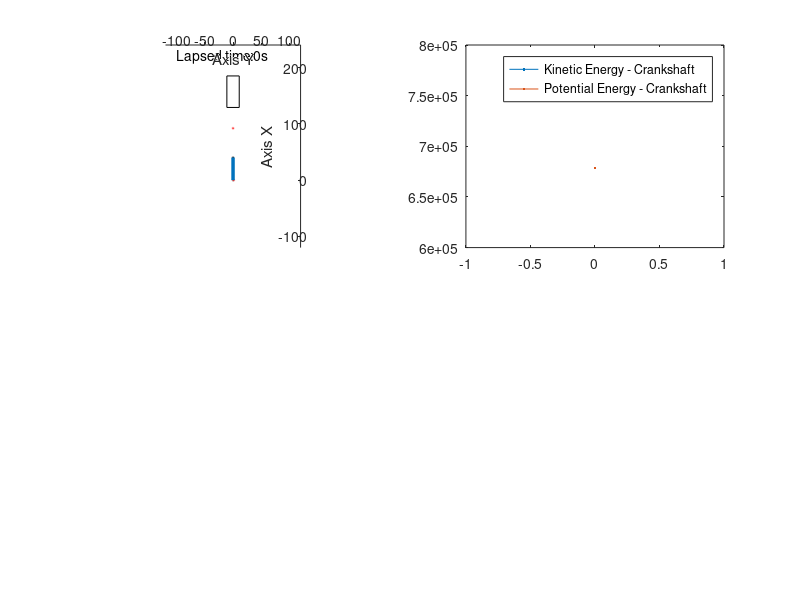

Write the MATLAB code that produced this figure. (Note: this script raises an error after producing the figure.)
%% Topicos de Dinamica das Maquinas
%% Atividade

clc
close all
clear all

%%Declaracao dos parametros importantes
L = 117.2; %%mm
R = 40.1; %%mm
C = 0; %%mm

%%Massas e momentos de inercia
Mp = 0.2497; %%massa do pistao para aluminio (kg)
Mb = 0.12320; %%massa da biela (kg)
Mm = 1.725; %%massa da manivela (kg)
Ib = 526.079; %%momento de inercia da biela (kg.mm2)
Im = 7130.489; %%momento de inercia da manivela (kg.mm2) 

g = 9.81*(1000); %%mm/s2

% t = 0:0.0244:1; %%incremento do tempo (s)

t = 0:0.0244:(sqrt(0.4*pi)); %%incremente do tempo para MUV

n = input('Uniform motion? y/n:','s')

switch n
    case 'y'
        
q_dotdot = 0; %%aceleracao angular da generalizada (rad/s^2)
q_dotdot_plot = (t.*q_dotdot)./t; %%transformar aceleracao angular da generalizada como vetor de mesmo numero de elementos de t para plotagem mais adiante
q_dot = 5000*((2*pi)/60); %%velocidade angular da generalizada (rad/s)
q_dot_plot = (t.*q_dot)./t; %%transformar velocidade angular da generalizada como vetor de mesmo numero de elementos de t para plotagem mais adiante
q_zero = 0; %%angulo inicial da generalizada (rad)
q = q_zero + t.*q_dot; %%angulo da generalizada (rad) %%movimento uniforme: s = s0+vt
 
    otherwise

q_dotdot = 10; %%aceleracao angular da generalizada (rad/s^2)
q_dotdot_plot = (t.*q_dotdot)./t; %%transformar aceleracao angular da generalizada como vetor de mesmo numero de elementos de t para plotagem mais adiante
q_dot_zero = 0; %%velocidade angular inicial da generalizada (rad/s)
q_dot = q_dot_zero + t.*q_dotdot; %%velocidade angular da generalizada (rad/s) %%movimento uniformemente variado v = v0 + at
q_dot_plot = q_dot; %%para plotagem da velocidade angular da generalizada
q_zero = 0; %%angulo inicial da generalizada (rad)
q = q_zero + t.*q_dot_zero + (q_dotdot*(t.^2)./2); %%angulo da generalizada (rad) %%movimento uniformemente variado: s = s0+v0t+(a(t^2)/2)
     
end

%%Analise Cinematica

A = asin((R*sin(q) - C)/L); %%angulo A (rad)
X = R*cos(q) + L*cos(A); %%posicao x (definir medida)

Ka = R*cos(q)./(L*cos(A)); %%coeficiente de velocidade de A
Kx = (-R*L*sin(q).*cos(A) - R*L*cos(q).*sin(A))./(L*cos(A)); %%coeficiente de velocidade de X

A_dot = Ka.*q_dot; %%velocidade de A
X_dot = Kx.*q_dot; %%velocidade de X

La = ((-R*L*sin(q).*cos(A)) + (R*L*cos(q).*sin(A).*Ka))./((L*cos(A)).^2); %%coeficiente de aceleracao de A
Lx = -R*cos(q) - L*La.*sin(A) - L*(Ka.^2).*cos(A); %%coeficiente de aceleracao de X

A_dotdot = Ka.*q_dotdot + La.*(q_dot.^2); %%aceleracao de A
X_dotdot = Kx.*q_dotdot + Lx.*(q_dot.^2); %%aceleracao de X

%%Posicao: Pontos de Interesse

%%Ponto de Interesse - Manivela: Coordenadas
Upm = R; %%projecao do ponto de interesse em U
Vpm = 0; %%projecao do ponto de interesse em V

Upm_CM = 0; %%projecao do ponto de interesse em U (mm)
Vpm_CM = -1.016093; %%projecao do ponto de interesse em V (mm)

Xm = Upm*cos(q)-Vpm*sin(q); %%coordenada do ponto de interesse em X
Ym = Upm*sin(q)-Vpm*cos(q); %%coordenada do ponto de interesse em Y

Xm_CM = Upm_CM*cos(q)-Vpm_CM*sin(q); %%coordenada do ponto de interesse em X
Ym_CM = Upm_CM*sin(q)-Vpm_CM*cos(q); %%coordenada do ponto de interesse em Y

%%Ponto de Interesse - Biela: Coordenadas
Upb = 52.17; %%projecao do ponto de interesse em U (mm)
Vpb = 0.000000133; %%projecao do ponto de interesse em V (mm)

Xb = R*cos(q)+Upb*cos(A)+Vpb*sin(A);
Yb = R*sin(q)-Upb*sin(A)+Vpb*sin(A);

%%Ponto de Interesse - Pistao: Coordenadas
Vp = 0;
Up = 0;

Yp = C+Vp;
Xp = X+Up;

Vp_CM = 0.000332264; %%ponto de interesse em V (mm)
Up_CM = 13.1125; %%ponto de interesse em U (mm)

Yp_CM = C+Vp_CM;
Xp_CM = X+Up_CM;

Yp_plot = (t.*Yp)./t; %%vetorizando a variavel constante Yp

%%Velocidade: Pontos de Interesse

%%Manivela
Kxm = (-Upm*sin(q)-Vpm*cos(q)); %%coeficiente de velocidade de Xm
Xm_dot = Kxm.*(q_dot); %%velocidade de Xm

Kym = Upm*cos(q)-Vpm*sin(q);%%coeficiente de velocidade de Ym
Ym_dot = Kym.*(q_dot);%%velocidade de Ym

%%Biela
Kxb = (-R*sin(q)+(-Upb*sin(A)+Vpb*cos(A)).*Ka);%%coeficiente de velocidade de Xb
Xb_dot = Kxb.*(q_dot);%%velocidade de Xb

Kyb = (R*cos(q)+(-Upb*cos(A)-Vpb*sin(A)).*Ka);%%coeficiente de velocidade de Yb
Yb_dot = Kyb.*(q_dot);%%velocidade de Yb

%%Pistao
Yp_dot = 0; %%velocidade de Yp
Xp_dot = X_dot; %%velocidade de Xp


%%Aceleracao: Pontos de Interesse

%%Manivela
Lxm = -Upm*cos(q)+Vpm*sin(q); %%coeficiente de aceleracao de Xm
Xm_dotdot = Kxm.*(q_dotdot)+Lxm.*((q_dot).^2); %%aceleracao de Xm

Lym = -Upm*sin(q)-Vpm*cos(q);%%coeficiente de aceleracao de Ym
Ym_dotdot = Kym.*(q_dotdot)+Lym.*((q_dot).^2); %%aceleracao de Ym

%%Biela
Lxb = -R*cos(q) + (-Upb*sin(A)+Vpb*cos(A)).*La + (Ka.^2).*(-Upb*cos(A) - Vpb*sin(A));%%coeficiente de aceleracao de Xb
Xb_dotdot = Kxb.*(q_dotdot)+Lxb.*((q_dot).^2); %%aceleracao de Xb

Lyb = -R*sin(q) + (-Upb*cos(A)-Vpb*sin(A)).*La + (Ka.^2).*(Upb*sin(A)-Vpb*cos(A));%%coeficiente de aceleracao de Xb
Yb_dotdot = Kyb.*(q_dotdot)+Lyb.*((q_dot).^2); %%aceleracao de Yb

%%Pistao
Yp_dotdot = 0; %%aceleracao de Yb
Xp_dotdot = X_dotdot; %%aceleracao de Xp


%%Teorema dos eixos paralelos - Manivela

I_zero = Im + (Mm*(Upm^2 + Vpm^2)); %%momento de inercia da manivela

%%Equacao de Eksergian

Jq = I_zero + Mb*((Kxb.^2) + (Kyb.^2)) + Ib*(Ka.^2) + Mp*(Kx.^2); %%inercia generalizada 

Cq = (0.5)*( (Mb*(2*Kxb.*Lxb + 2*Kyb.*Lyb)) + 2*Ib*Ka.*La + 2*Mp*Kx.*Lx ); %%coeficiente centripeto

V = Mm*g*Xm + Mb*g*Xb + Mp*g*X; %%energia potencial

dVdq = Mm*g*Kxm + Mb*g*Kxb + Mp*g*Kx; %%derivada da energia potencial em relacao a q

%%Caso para massa do pistao diferente
Mp1 = 0.660; %%segundo caso para a massa do pistao (ferro fundido)

Cq1 = (0.5)*( (Mb*(2*Kxb.*Lxb + 2*Kyb.*Lyb)) + 2*Ib*Ka.*La + 2*Mp1*Kx.*Lx ); %%coeficiente centripeto
Jq1 = I_zero + Mb*((Kxb.^2) + (Kyb.^2)) + Ib*(Ka.^2) + Mp1*(Kx.^2); %%inercia generalizada 

V1 = Mm*g*Xm + Mb*g*Xb + Mp1*g*X; %%energia potencial

dVdq1 = Mm*g*Kxm + Mb*g*Kxb + Mp1*g*Kx; %%derivada da energia potencial em relacao a q


%%Energia Cinetica dos componentes

Tm = 0.5*(I_zero)*(q_dot.^2); %energia cinetica da manivela

Tm_plot = (t.*Tm)./t; %%vetorizacao de Tm

Tm_plot11 = 0.7*Tm_plot; %%vetorizacao de Tm

Tb = 0.5*(Mb*((Kxb.^2) + (Kyb.^2)) + Ib*(Ka.^2)).*(q_dot.^2); %energia cinetica da biela
Tp = 0.5*(Mp*(Kx.^2)).*(q_dot.^2); %energia cinetica do pistao

Tp1 = 0.5*(Mp1*(Kx.^2)).*(q_dot.^2); %energia cinetica do pistao (caso 2)

%%Energia potencial dos componentes

Vm = Mm*g*Xm; %%energia potencial da manivela
Vb = Mb*g*Xb; %%energia potencial da biela
Vp = Mp*g*X; %%energia potencial do pistao

Vp1 = Mp1*g*X; %%energia potencial do pistao (caso 2)



%%Animacao

%%Vetores posicao

Ypistao = (t.*Yp)./t; %%transformando em vetor Yp

Ypistao_CM = (t.*Yp_CM)./t; %%transformando em vertor Yp_CM

P1 = [0;0]; %%ponto na junta fixa
P2 = [Xm_CM;Ym_CM];%ponto do centro de massa da manivela
P3 = [Xm;Ym];%%ponto na junta de revolucao de ligacao biela-manivela
P4 = [Xb;Yb]; %%ponto do centro de massa da biela
P5 = [Xp;Ypistao];%%ponto da junta de revolucao pistao-biela
P6 = [Xp_CM;Ypistao_CM];%%ponto do centro de massa do pistao

y_pontos_pistao = [11 11 -11 -11];

radii = 0.40;

y = figure;

for i=1:length(t)
    
    ani = subplot(2,2,1);
    P1_ponto = viscircles([P1(1) P1(2)],radii,'Color','k');
    P2_ponto = viscircles([P2(1,i) P2(2,i)],radii,'Color','r');
    P3_ponto = viscircles([P3(1,i) P3(2,i)],radii,'Color','k');
%     P4_ponto = viscircles([P4(1,i) P4(2,i)],radii,'Color','r');
    P5_ponto = viscircles([P5(1,i) P5(2,i)],radii,'Color','k');
    P6_ponto = viscircles([P6(1,i) P6(2,i)],radii);
    
    manivela_barra = line([P1(1) P3(1,i)],[P1(2) P3(2,i)],'LineWidth',2.5);
    biela_barra = line([P3(1,i) P5(1,i)],[P3(2,i) P5(2,i)],'LineWidth',2.5);
    
    P4_ponto = viscircles([P4(1,i) P4(2,i)],radii,'Color','r');
    
    x_pontos_pistao = Xp(i)+[(-28/117)*L (28/117)*L (28/117)*L (-28/117)*L];

    axis(ani,'equal');
    set(gca,'XLim',[-(120/117)*L (240/117)*L],'YLim',[-(120/117)*L (120/117)*L]);
    str = ['Lapsed time:' num2str(t(i)) 's'];
    tempo = text((220/117)*L,-(100/117)*L,str);
    
    
    hold on
    
    pistao = fill(x_pontos_pistao,y_pontos_pistao,[.7 .7 .7],'FaceAlpha',0.01);
    
    hold off
    
    view([90 -90])
    ylabel('Axis Y');
    xlabel('Axis X')
    
    pause(0.005);
    
    if i<length(t)
        
        pos = subplot(2,2,2)

        plot(q(1:i),Tm_plot11(1:i))
        hold on
        plot(q(1:i),Vm(1:i))
        hold off
        a = legend('Kinetic Energy - Crankshaft','Potential Energy - Crankshaft','Location','Best');
        a.FontSize = 7;
        ylabel('Energy (kg.mm^2/s^2)')
        xlabel('Angle q (rad)')
        ylim([-1*(10^8) 15*(10^8)])
        xlim([0 500])
%         ylim([-2*(10^5) 16*(10^5)])
%         xlim([0 2*pi])
        grid on

        
        pos1 = subplot(2,2,3)
        
        plot(q(1:i),Tb(1:i))
        hold on
        plot(q(1:i),Vb(1:i))
        hold off
        b = legend('Kinetic Energy - Rod','Potential Energy - Rod','Location','Best')
        b.FontSize = 7;
        ylabel('Energy (kg.mm^2/s^2)')
        xlabel('Angle q (rad)')
%         ylim([0 3*(10^7)])
%         xlim([0 500])
%         ylim([0 15*(10^4)])
%         xlim([0 2*pi])
        grid on
        
        
        pos2 = subplot(2,2,4)
        
        plot(q(1:i),Tp(1:i))
        hold on
%         plot(q(1:i),Tp1(1:i))
%         hold on
        plot(q(1:i),Vp(1:i))
        hold off
%         plot(q(1:i),Vp1(1:i))
%         hold off
        c = legend('Kinetic energy (Piston 1)','Potential energy (Piston 1)','Location','Best')
        c.FontSize = 7;
        ylabel('Energy (kg.mm^2/s^2)')
        xlabel('Angle q (rad)')
%         ylim([0 2.2*(10^8)])
%         xlim([0 500])
%         ylim([0 14*(10^5)])
%         xlim([0 2*pi])
        grid on
        
        
%         saveas(y,['Figura' num2str(i)],'png');
        
        delete(P1_ponto)
        delete(P2_ponto)
        delete(P3_ponto)
%         delete(P4_ponto)
        delete(P5_ponto)
%         delete(P6_ponto)
        delete(manivela_barra)
        delete(biela_barra)
        delete(pistao)
        delete(tempo)

        
    end
    
    
    

    
end




